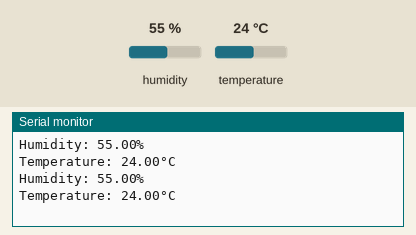
Simulated run of this sketch. Board: ESP8266 (NodeMCU). On the bench: the last lines printed to the serial monitor. The test bench sets the inputs (shaded band); at power-on: humidity 55 %, temperature 24 °C.

Above: at 2.8 s.
2.9 s: humidity set to 22 %
At 5.2 s:
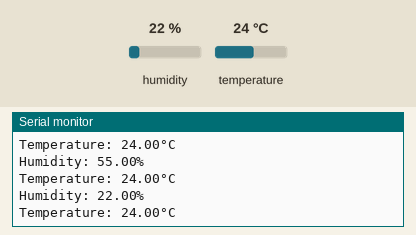
5.6 s: temperature set to 12 °C
At 6.4 s:
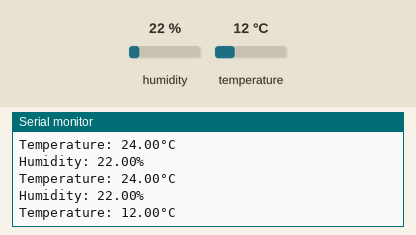
8.3 s: humidity set to 40 %
At 11.2 s:
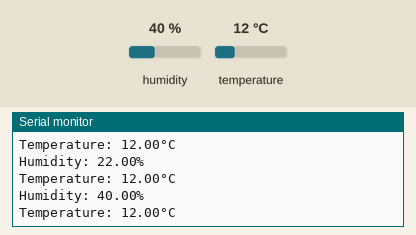
Timing chart, 0 to 12.7 s (numbered marks = the images above; inputs shaded):
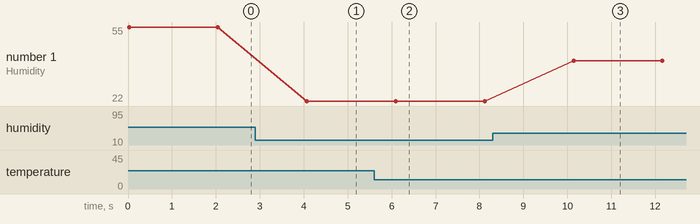

Measured:
- after the input at 2.9 s, the serial monitor: prints a new line after 1.2 s (image 1)
- after the input at 5.6 s, the serial monitor: prints a new line after 0.49 s (image 2)
- after the input at 8.3 s, the serial monitor: prints a new line after 1.8 s (image 3)
- plotted number 1: 55 → 22 after the input at 2.9 s, 22 → 40 after the input at 8.3 s

The sketch:

DHT11.ino
```cpp
#include <ESP8266WiFi.h>
#include "DHT.h"

#define DHTPIN 14
#define DHTTYPE DHT11

DHT dht(DHTPIN, DHTTYPE);

void sendSensor() {
  float h = dht.readHumidity();
  float t = dht.readTemperature();

  if (isnan(h) || isnan(t)) {
    Serial.println("Failed to read from DHT sensor!");
    return;
  }

  Serial.print("Humidity: "); Serial.print(h); Serial.println("%");
  Serial.print("Temperature: "); Serial.print(t); Serial.println("°C");
}

void setup() {
  Serial.begin(115200);
  dht.begin();
}

void loop() {
  sendSensor();
  delay(2000);
  }
```
